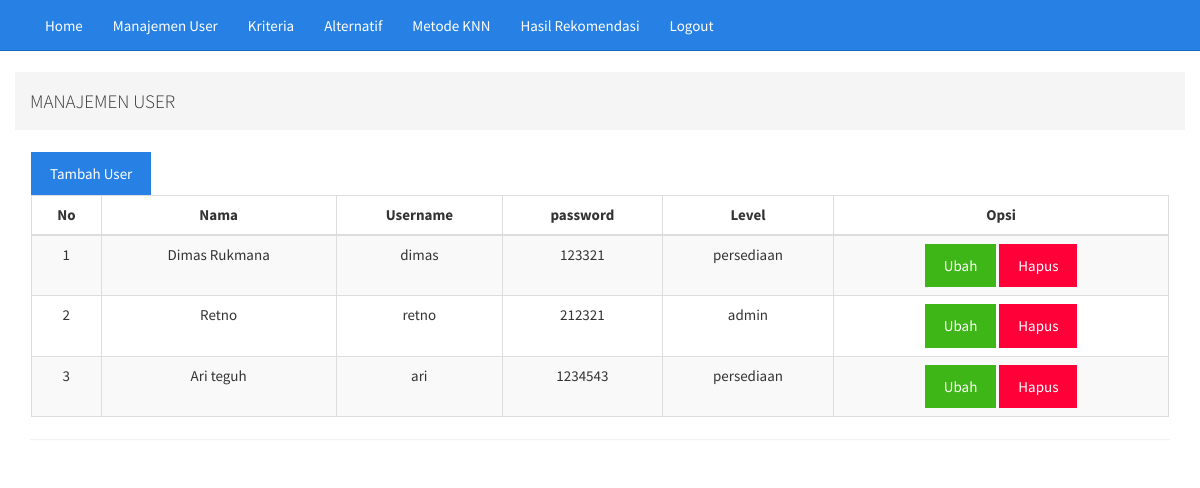
Screenshot of /admin_poli/user.php with the database file from the repository.
### tables this page shows
CREATE TABLE `akun` (
  `kode_akun` char(20) NOT NULL,
  `nama_lengkap` varchar(50) NOT NULL,
  `username` varchar(50) NOT NULL,
  `password` varchar(20) NOT NULL,
  `level` varchar(30) NOT NULL
);

### admin_poli/user.php (the view, shortened to what this page needs)
<?php
	include 'headerpoli.php';
?>
<div class="container">
	<div class="row">
		<ol class="breadcrumb">
			<li><h4>MANAJEMEN USER</h4></li>
		</ol>
	</div>
	<div class="panel panel-container">
		<div class="bootstrap-table">
			<a href="useraksi.php?aksi=tambah" class="btn btn-primary">Tambah User</a>
		<div class="box-body table-responsive">
			<table class="table table-bordered table-striped">
				<thead>
					<tr>
						<th class="text-center">No</th>
						<th class="text-center">Nama</th>
						<th class="text-center">Username</th>
						<th class="text-center">password</th>
						<th class="text-center">Level</th>
						<th class="text-center">Opsi</th>
					</tr>
				</thead>
				<tbody>
					<?php
							$no = 1;
							$koneksi = mysqli_connect("localhost", "root", "", "metode_knn");
							$query = mysqli_query($koneksi, "SELECT * FROM akun");
							while ($a = mysqli_fetch_assoc($query)) {
						?>
						<tr>
							<td class="text-center"><?php echo $no++ ?></td>
							<td class="text-center"><?php echo $a['nama_lengkap'] ?></td>
							<td class="text-center"><?php echo $a['username'] ?></td>
							<td class="text-center"><?php echo $a['password']?></td>
							<td class="text-center"><?php echo $a['level'] ?></td>
							<td class="text-center">
								<a href="useraksi.php?kode_akun=<?php echo $a['kode_akun'] ?>&aksi=ubah" class="btn btn-success">Ubah</a>
								<a href="userproses.php?kode_akun=<?php echo $a['kode_akun'] ?>&proses=proseshapus" class="btn btn-danger">Hapus</a>
							</td>
						</tr>
						<?php
							}
						?>
				</tbody>
			</table>
		</div>
	</div>
</div>

### rows the page displays
akun: nama_lengkap "Dimas Rukmana", username "dimas", password "123321", level "persediaan"
akun: nama_lengkap "Retno", username "retno", password "212321", level "admin"
akun: nama_lengkap "Ari teguh", username "ari", password "1234543", level "persediaan"
